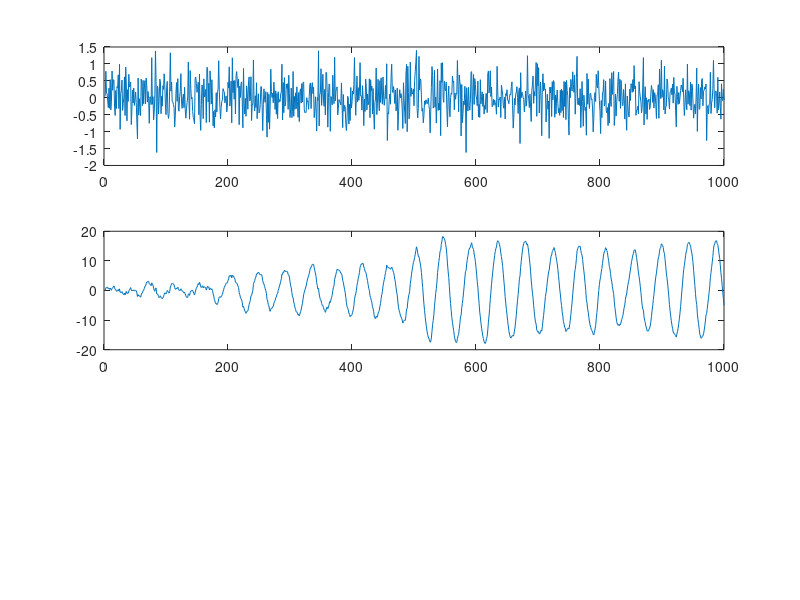

Write MATLAB code to recreate this figure.
Fs=44100;
F0=1000;
dur=1;
A=0.5;
d=A*randn(1,Fs*dur);
t=0:1/Fs:length(d)/Fs;
s=cos(2*pi*F0*t);
x=t+s;
x1=conv(d,s);
subplot(3,1,1);
plot(d(1:1000));
subplot(3,1,2);
plot(x1(1:1000));
sound(x,Fs);
